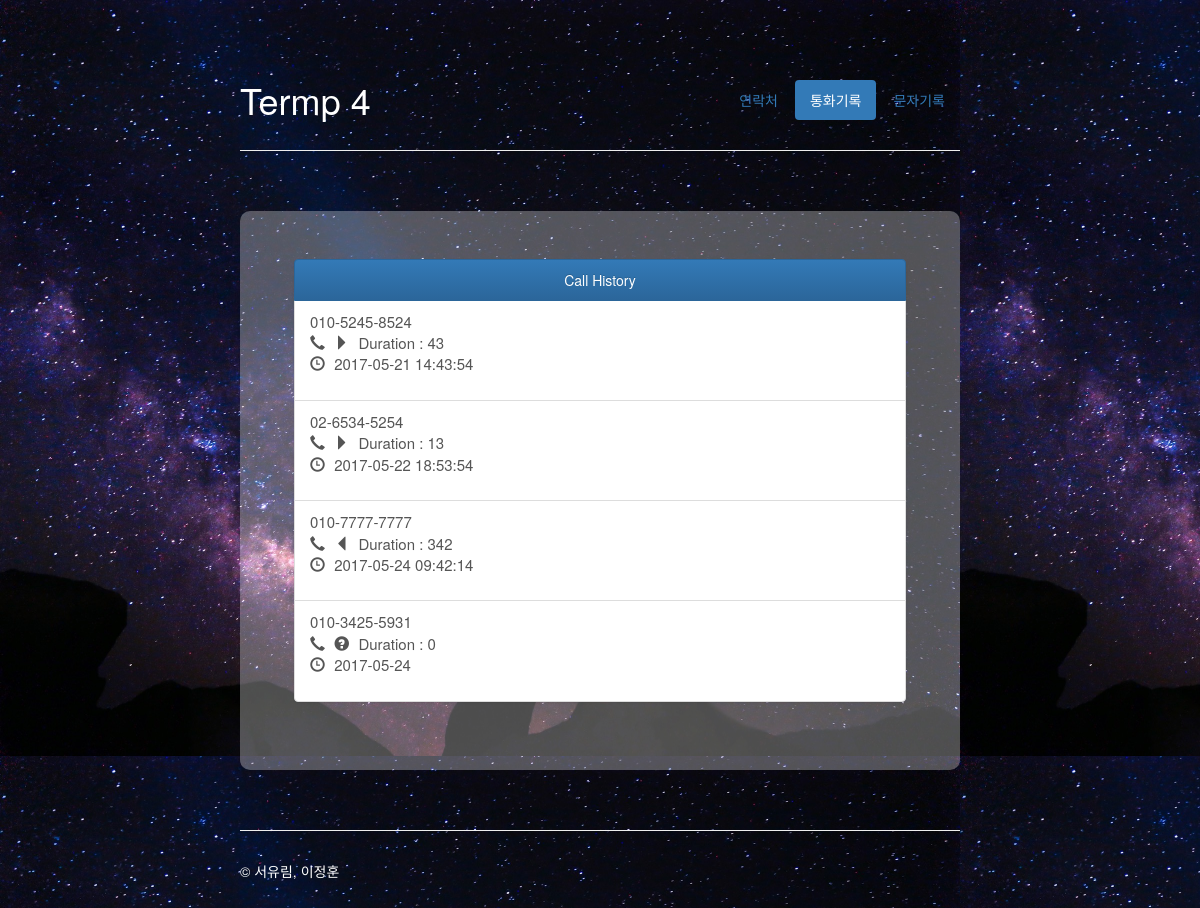
Page /call_hist on the committed database.
### tables this page shows
CREATE TABLE call (
time text, phone text, status integer, duration integer);

### web_sever.py (the view)
@app.route('/call_hist')
def call_hist():
	return render_template('call_hist.html', call=getCall())

### sql_conn3.py (called while the page is built)
def getConnection():
    return sqlite3.connect('addressbook.db')

def getCall():
    conn = getConnection()
    curs = conn.cursor()
    sql = "select * from call"
    curs.execute(sql)
    row = curs.fetchall()
    conn.close()
    return row

### templates/call_hist.html
{% extends "history.html" %}
{% block body %}
<div class="masthead">
    <ul class="nav nav-pills pull-right">
        <li><a href="{{ url_for('main')}}">연락처</a></li>
        <li class="active" "><a href="{{ url_for('call_hist')}}">통화기록</a></li>
        <li><a href="{{ url_for('sms_hist')}}">문자기록</a></li>
    </ul>
    <h1 class="muted" style= "color : #ffffff">Termp 4</h3>
</div>
<hr>
<div class="jumbotron">
    <div class="bs-example">
        <div class="list-group">
            <a href = "#" class = "list-group-item active">
             Call History
         </a>
         {% for c in call %}
         <a href = "#" class = "list-group-item">
            <p style="font-size : 15px; text-align:left">
                {{ c[1] }} <br>
                {% if c[2] == 0 %}
                <span class="glyphicon glyphicon-earphone" aria-hidden="true"></span>
                <span class="glyphicon glyphicon-triangle-right" aria-hidden="true"></span>
                {% endif %}
                {% if c[2] == 1 %}
                <span class="glyphicon glyphicon-earphone" aria-hidden="true"></span>
                <span class="glyphicon glyphicon-triangle-left" aria-hidden="true"></span>
                {% endif %}
                {% if c[2] == 2 %}
                <span class="glyphicon glyphicon-earphone" aria-hidden="true"></span>
                <span class="glyphicon glyphicon-question-sign" aria-hidden="true"></span>
                {% endif %}
                Duration : {{ c[3] }} <br>
                <span class="glyphicon glyphicon-time" aria-hidden="true"></span>
                {{ c[0] }}
            </p>
        </a>
        {% endfor %}
    </div>
</div>
</div>
{% endblock %}

### templates/history.html (shortened to what this page needs)
<!DOCTYPE html>
<html lang="ko">
<head>
  <link rel="stylesheet" href="http://maxcdn.bootstrapcdn.com/bootstrap/3.3.7/css/bootstrap.min.css">
  <link rel="stylesheet" href="{{ url_for('static', filename='css/main.css')}}">
  <link rel="stylesheet" href="{{ url_for('static', filename='css/history.css')}}">
  <link rel="stylesheet" href="https://maxcdn.bootstrapcdn.com/bootstrap/3.3.6/css/bootstrap-theme.min.css">
    </head>
    <body>
      <div class="container-narrow">
        {% block body %}{% endblock %}
        <hr>
        <div class="footer">
          <p style="color : #ffffff">&copy; 서유림, 이정훈</p>
        </div>
      </div>
  </body>
  </html>

### static/css/main.css (style rules this page uses)
html { padding: 0px; }
body { height: 100%; opacity : 1; padding-top: 60px; background-image: url('../img/bak.jpeg'); background-size: 80% 70%; background-color: rgba( 255, 255, 255, 0.0 ); }
.container-narrow { margin: 0 auto; max-width: 60%; height: 1000px }
.container-narrow > hr { margin: 30px 0; }
.jumbotron { background-color: rgba( 255, 255, 255, 0.3 ); margin: 60px 0; text-align: center; border-style: solid 10px; border-radius: 10px 10px }
.glyphicon { margin-right:5px; }

### static/css/history.css (style rules this page uses)
.bs-example { width: 85%; margin:0 auto; }

### rows in the picture
call: phone "010-5245-8524", status 0 (drawn), duration "43", time "2017-05-21 14:43:54"
call: phone "02-6534-5254", status 0 (drawn), duration "13", time "2017-05-22 18:53:54"
call: phone "010-7777-7777", status 1 (drawn), duration "342", time "2017-05-24 09:42:14"
call: phone "010-3425-5931", status 2 (drawn), duration "0", time "2017-05-24"
